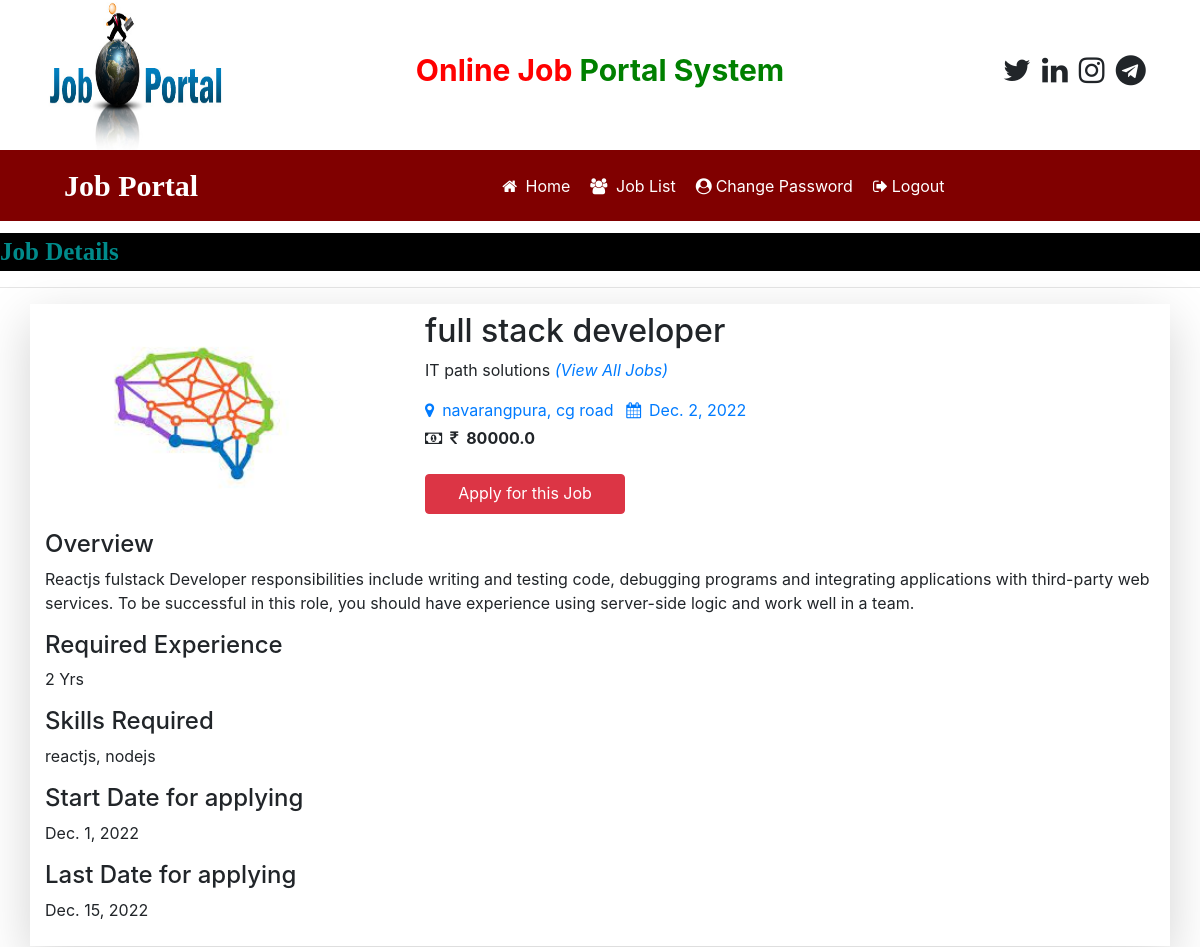
Page /job_detail/7 on the committed database.
### job/models.py (models this page shows, shortened)
class Job(models.Model):
    recruiter = models.ForeignKey(Recruiter,on_delete=models.CASCADE)
    start_date = models.DateField()
    end_date = models.DateField()
    title = models.CharField(max_length=100)
    salary= models.FloatField(max_length=20)
    image = models.FileField()
    description = models.CharField(max_length=300)
    experience = models.CharField(max_length=50)
    location = models.CharField(max_length=100)
    skills = models.CharField(max_length=100)
    creationdate = models.DateField()

class Recruiter(models.Model):
    user = models.ForeignKey(User,on_delete=models.CASCADE)
    mobile = models.CharField(max_length=15,null=True)
    image = models.FileField(null=True)
    gender = models.CharField(max_length=10,null=True)
    company= models.CharField(max_length=100,null=True)
    type = models.CharField(max_length=15,null=True)
    status = models.CharField(max_length=20, null=True)

### job/views.py (the view)
# urls.py: path('job_detail/<int:pid>',job_detail,name="job_detail"),
def job_detail(request,pid):
    job = Job.objects.get(id=pid)
    d = {'job':job}
    return render(request,'job_detail.html',d)

### job/templates/job_detail.html (shortened to what this page needs)
{% load static %}
{% block body %}
{% include 'user_navigation.html' %}
<marquee style = "font-family : 'Monotype Corsiva' ; font-size : 25px ; color : darkcyan ; background-color : black ; font-weight : bold ; margin-top:1%">
    Job Details
</marquee>
<hr>
<div class="container shadow-lg py-2 mb-2">
<div class="row">
    <div class="col-md-4">
       <img src="{{job.image.url}}" style="width:300px;height:200px">
    </div>
     <div class="col-md-6">
     <h2> {{job.title}}</h2>
         <p>{{job.recruiter.company}} <em><a href="{% url 'user_latestjobs' %}">(View All Jobs)</a></em></p>
         <a href="#" class="mr-2"><i class="fa fa-map-marker mr-2"></i>{{job.location}}</a>
         <a href="#"><i class="fa fa-calendar mr-2"></i>{{job.creationdate}}</a>
         <br>
         <strong><i class="fa fa-money mr-2 mt-2"></i><i class="fa fa-inr mr-2 mt-2"></i>{{job.salary}}</strong>
<div class="mt-4">
         <a href="{% url 'applyforjob' job.id %}" class="btn btn-danger" style="width:200px ; height:40px">Apply for this Job</a>
</div>
    </div>
</div>
    <div class="mt-3">
        <h4>Overview</h4>
        <p>{{job.description}}</p>
        <h4>Required Experience</h4>
        <p>{{job.experience}} Yrs</p>
        <h4>Skills Required</h4>
        <p>{{job.skills}}</p>
        <h4>Start Date for applying</h4>
        <p>{{job.start_date}}</p>
        <h4>Last Date for applying</h4>
        <p>{{job.end_date}}</p>
    </div>
</div>
{% endblock %}

### job/templates/user_navigation.html (shortened to what this page needs)
<html>
<head>
    {% load static %}
  <link rel="stylesheet" href="https://maxcdn.bootstrapcdn.com/bootstrap/4.5.2/css/bootstrap.min.css">
<link rel="stylesheet" href="https://cdnjs.cloudflare.com/ajax/libs/font-awesome/4.7.0/css/font-awesome.min.css">
</head>
<body>
<div class="container">
    <div class="row">
        <div class="col-sm-3">
            <img src="{% static 'images/job1.png' %}" style="width:180px; height:150px">
        </div>
        <div class="col-sm-6 mt-5 text-center">
            <span style ="font-weight : bold ; font-size : 30px">
                <span style = "color : red">Online Job</span>
                <span style = "color : green">Portal System</span>
            </span>
        </div>
        <div class="col-sm-3 mt-5" style = "padding-left : 10%">
<span style="font-weight:bold ; font-size : 30px">
  <span><i class="fa fa-twitter pl-1"></i></span>
    <span><i class="fa fa-linkedin pl-1"></i></span>
    <span><i class="fa fa-instagram pl-1"></i></span>
    <span><i class="fa fa-telegram pl-1"></i></span>
</span>
        </div>
    </div>
</div>
<nav class="navbar navbar-expand-sm" style="background-color : maroon">
    <a class="navbar-brand text-white pl-5 font-weight-bold" style="font-family:'Monotype Corsiva'; font-size:30px">Job Portal</a>
<ul class="navbar-nav">
    <li class="nav-item">
        <a class="nav-link" href="{% url 'user_home' %}" style="margin-left:280px"><i class="fa fa-home mr-1"></i> Home</a>
    </li>
    <li class="nav-item">
        <a class="nav-link" href="{% url 'user_latestjobs' %}" ><i class="fa fa-users mr-1"></i> Job List</a>
    </li>
    <li class="nav-item">
        <a class="nav-link" href="{% url 'change_passworduser' %}" ><i class="fa fa-user-circle mr-1"></i>Change Password</a>
    </li>
    <li class="nav-item">
        <a class="nav-link" href="{% url 'Logout' %}" ><i class="fa fa-sign-out mr-1"></i>Logout</a>
    </li>
</ul>
<a class="navbar-brand text-white pl-5 font-weight-bold" style="font-family:'Monotype Corsiva'; font-size:20px">{{request.user.first_name}} {{request.user.last_name}}</a>
</nav>
</body>
</html>

### job/templates/user_navigation.html (style rules this page uses)
.nav-link { color : white !important ; margin-right : 4px; }

### rows in the picture
Job: image (picture), title "full stack developer", recruiter.company "IT path solutions", location "navarangpura, cg road", creationdate "Dec. 2, 2022", salary "80000.0", description "Reactjs fulstack Developer responsibilities include writing and testing code, debugging programs and integrating applications with third-party web services. To be successful in this role, you should have experience using server-side logic and work well in a team.", experience "2", skills "reactjs, nodejs", start_date "Dec. 1, 2022", end_date "Dec. 15, 2022"
